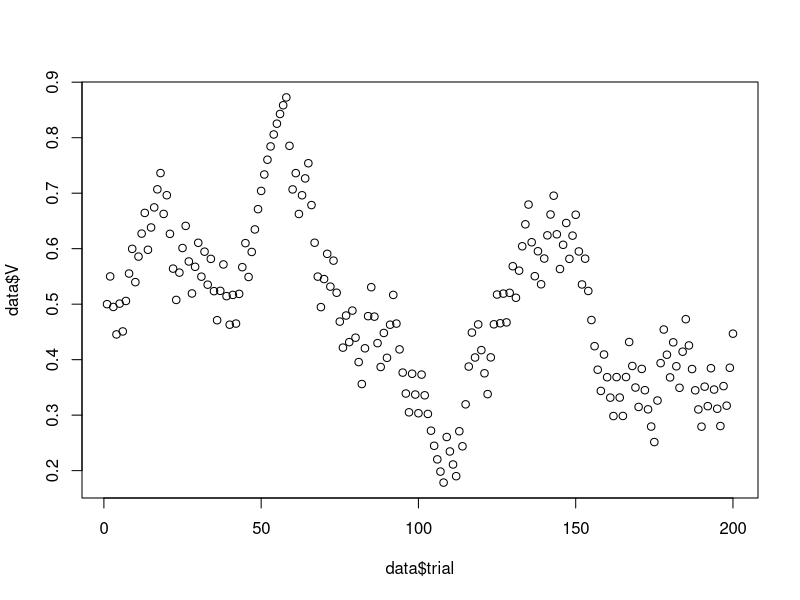
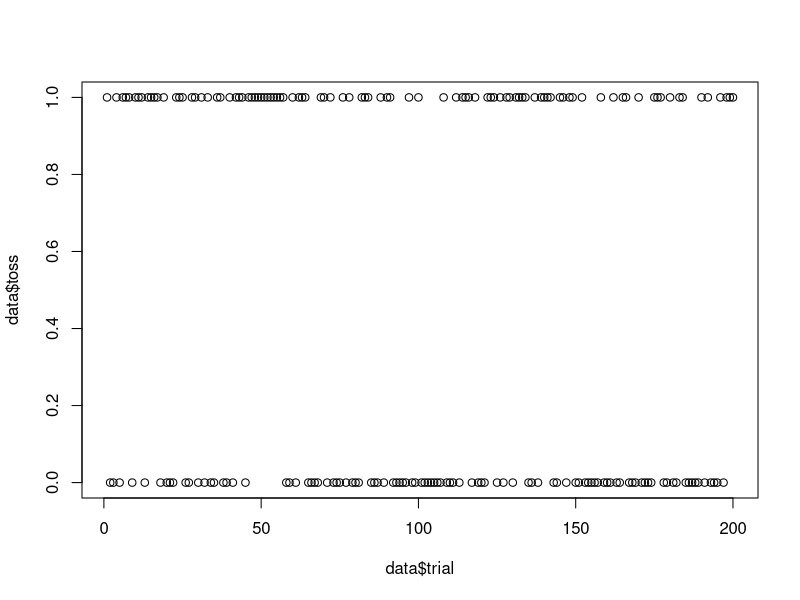
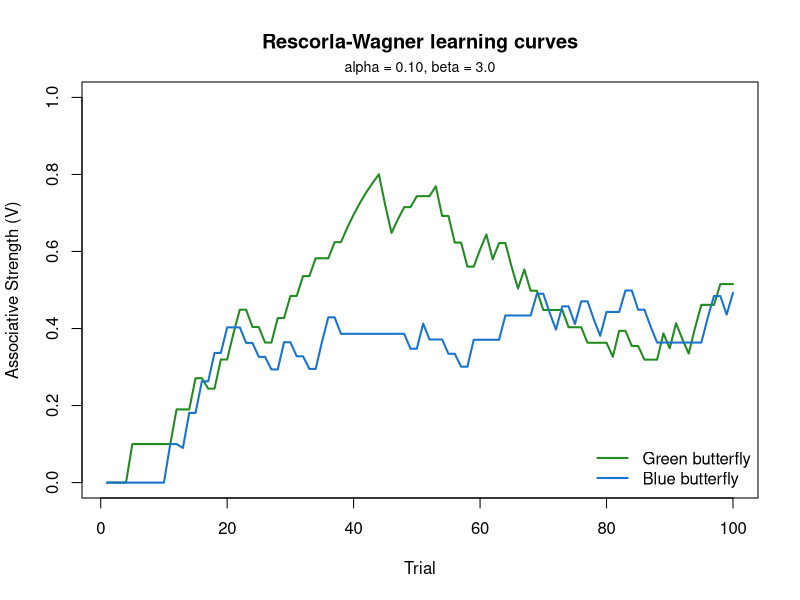

Generate these figures, in order, with R:
# genereer gewoon muntstuk met 0.70 kans op 1
# laat muntstuk afhangen van parameters


# STAP 1: basic coin
# variabelen
samplesize = 200
prob1 = 0.7
prob0 = 0.3

# coin
coin <- c(0, 1)
toss <- sample(coin, replace = TRUE, size = samplesize, prob = c(prob0, prob1))

# results
t <- table(toss)
prop.table(t)*100
sum(toss)
data.frame(Value = names(t), Freq = as.vector(t), Proportion = as.vector(prop.table(t)))



# STAP 2: function
generate_coin <- function(prob1 = 0.7, ntrials = 100, file_name = "simulation_data.csv") {
  coin <- c(0, 1)
  toss <- sample(coin, size = ntrials, replace = TRUE, prob = c(1 - prob1, prob1))
  data <- data.frame(trial = 1:ntrials, toss = toss)
  write.csv(data, file_name, row.names = FALSE)
  return(data)
}

data <- generate_coin(prob1 = 0.70, ntrials = 2000)
head(data)
table(data$toss)
mean(data$toss)



# STEP 3: alpha
generate_coin_rw <- function(alpha = 0.1, V0 = 0.5, ntrials = 100, file_name = "simulation_data.csv") {
  coin <- c(0, 1)
  
  V <- numeric(ntrials + 1)
  V[1] <- V0
  toss <- numeric(ntrials)
  
  for (t in 1:ntrials) {
    toss[t] <- sample(coin, size = 1, prob = c(1 - V[t], V[t]))
    V[t + 1] <- V[t] + alpha * (toss[t] - V[t])
  }
  
  data <- data.frame(trial = 1:ntrials, toss = toss, V = V[1:ntrials])
  write.csv(data, file_name, row.names = FALSE)
  
  return(data)
}

setwd("/Users/sibrass/Documents/STAGE/scripts")
data <- generate_coin_rw(alpha = 0.1, V0 = 0.5, ntrials = 200)
head(data)

plot(data$trial, data$V)
plot(data$trial, data$toss)

# STAP 4: butterfly task
# taak waar subject 2 vlinders ziet (groen en blauw) waarbij eentje juist is (80% kans op reward) en eentje fout (20% kans op reward)
# model: V_stim(t+1) = V_stim(t) + alpha * (reward(t) - V_stim(t))
# keuze via softmax rule: P(green) = exp(beta * V_green) / (exp(beta * V_green) + exp(beta * V_blue))
# parameters: alpha (= learning rate, hoe hoger hoe sneller leren van prediction error) 
#             beta (= inverse temperature, hoe hoger hoe meer keuze gedreven is door values ipv random)

# HELPER FUNCTIONS
softmax <- function(V, beta) {
  exp(beta * V["green"]) /
    (exp(beta * V["green"]) + exp(beta * V["blue"]))
}
deliver_reward <- function(is_correct, p_reward_correct, p_reward_incorrect) {
  p_rew <- if (is_correct) p_reward_correct else p_reward_incorrect
  reward <- as.numeric(runif(1) < p_rew)
}
value_update <- function(reward, V, choice, alpha) {
  pred_error <- reward - V[choice]
  V[choice] <- V[choice] + alpha * pred_error
  V
}

# task maken
simulate_rw_task <- function(n_trials = 100,
                             correct_stim       = "green",
                             p_reward_correct   = 0.8,
                             p_reward_incorrect = 0.2,
                             alpha              = 0.2,
                             beta               = 3,
                             V_init             = c(green = 0, blue = 0)) {
  V <- V_init
  
  results <- data.frame(
    trial = 1:n_trials,
    choice = character(n_trials),
    correct = logical(n_trials),
    reward = numeric(n_trials), 
    V_green = numeric(n_trials), 
    V_blue = numeric(n_trials), 
    p_choose_green = numeric(n_trials)
  )
  
  for (t in 1:n_trials) {
    
    # softmax choice prob voor green
    p_green <- softmax(V, beta)
    
    # agent makes choice
    choice <- ifelse(runif(1) < p_green, "green", "blue")
    is_correct <- (choice == correct_stim)
    
    # reward delivery
    reward <- deliver_reward(is_correct, p_reward_correct, p_reward_incorrect)
    
    # actual RW value-update (of chosen option)
    V <- value_update(reward, V, choice, alpha)
    
    #log trial in eerder gemaakte database
    results$choice[t] <- choice
    results$correct[t] <- is_correct
    results$reward[t] <- reward
    results$V_green[t] <- V["green"]
    results$V_blue[t] <- V["blue"]
    results$p_choose_green[t] <- p_green
  }
  
  # voeg een attribuut "parameters" toe aan de results dataframe zodat exacte waarden van de huidig gerunde simulatie ook opgeslaan worden
  attr(results, "parameters") <- list(correct_stim = correct_stim, p_reward_correct = p_reward_correct, 
                                      p_reward_incorrect = p_reward_incorrect, alpha = alpha, beta = beta)
  results
}

#sim runnen
sim <- simulate_rw_task(
  n_trials = 100,
  correct_stim       = "green",
  p_reward_correct   = 0.6,
  p_reward_incorrect = 0.4,
  alpha              = 0.1,
  beta               = 3,
)

head(sim)

# plot maken
params <- attr(sim, "parameters")
plot(sim$trial, sim$V_green, type = "l", col = "forestgreen", lwd = "2", 
     ylim = c(0, 1), xlab = "Trial", ylab = "Associative Strength (V)", 
     main = "Rescorla-Wagner learning curves")
mtext(sprintf("alpha = %.2f, beta = %.1f", params$alpha, params$beta), side = 3, line = 0.3, cex = 0.85)
lines(sim$trial, sim$V_blue, col = "dodgerblue3", lwd = "2")
legend("bottomright", legend = c("Green butterfly", "Blue butterfly"), 
       col = c("forestgreen", "dodgerblue3"), lwd = "2", bty = "n")
